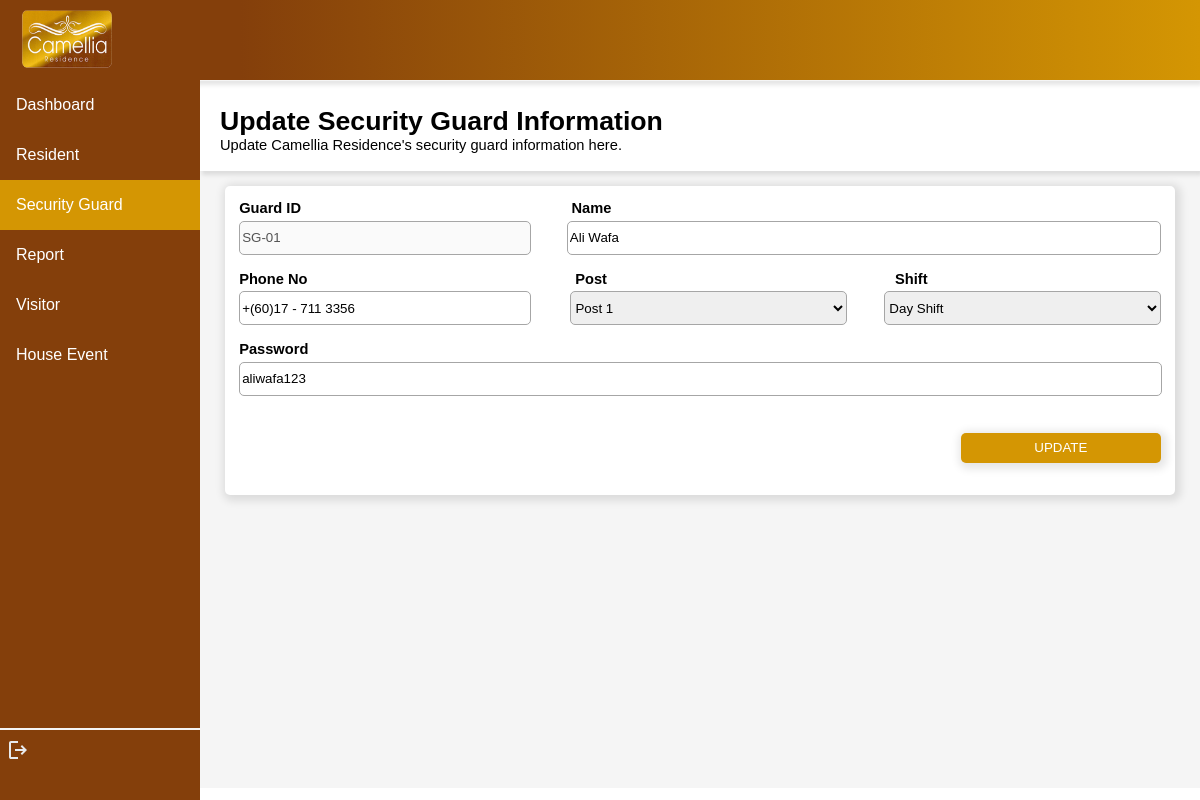
Screenshot of /camelliaresidence/adminguard/updateguard/AD-01/SG-01 with the database file from the repository.
### residentialvisitor/models.py (models this page shows)
class Guard(models.Model):
    guardID = models.CharField(max_length=5, primary_key=True)
    guardName = models.TextField(max_length=255)
    guardPhoneno = models.CharField(max_length=20)
    guardPost = models.CharField(max_length=6, default="Post 1")
    guardShift = models.CharField(max_length=15, default="Day Shift")
    guardPassword = models.CharField(max_length=10)

### residentialvisitor/views.py (the view, shortened to what this page needs)
# urls.py: path('adminguard/updateguard/<str:adminID>/<str:guardID>', views.adminupdate_guard, name='adminupdate_guard'),
def adminupdate_guard(request, adminID, guardID):
    if request.method == "GET":
        myadmin = Admin.objects.get(adminID=adminID)
        myguard = Guard.objects.get(guardID=guardID)
        dict = {
            'myadmin':myadmin,
            'myguard':myguard
        }
        return render(request, 'adminupdate_guard.html', dict)

### residentialvisitor/templates/adminupdate_guard.html (shortened to what this page needs)
<!DOCTYPE html>
<html lang="en">
<head>
</head>
<body>
    {% load static %}
    <header>
        <img src="{% static 'logo.png' %}" alt="" width="90px" height="58px" style="float: left; margin-left: 1%;">
    </header>
    <div class="sidenav">
        <a href="{% url 'admin_dashboard' myadmin.adminID %}" id="page">Dashboard</a>
        <a href="{% url 'admin_resident' myadmin.adminID %}" id="page">Resident</a>
        <a href="{% url 'admin_guard' myadmin.adminID %}" class="active" id="page">Security Guard</a>
        <a href="{% url 'admin_report' myadmin.adminID %}" id="page">Report</a>
        <a href="{% url 'admin_visitor' myadmin.adminID %}" id="page">Visitor</a>
        <a href="{% url 'admin_event' myadmin.adminID %}" id="page">House Event</a>
        <br>
        <hr>
        <a href="{% url 'guard_login' %}" style="margin-left: 3%;"><svg xmlns="http://www.w3.org/2000/svg" height="24px" viewBox="0 -960 960 960" width="24px" fill="#e8eaed"><path d="M200-120q-33 0-56.5-23.5T120-200v-560q0-33 23.5-56.5T200-840h280v80H200v560h280v80H200Zm440-160-55-58 102-102H360v-80h327L585-622l55-58 200 200-200 200Z"/></svg></a>
    </div>
    <div class="content">
        <div id="title">
            <p><span style="font-size: 20pt; font-weight: bold;">Update Security Guard Information<br></span>Update Camellia Residence's security guard information here.</p>
        </div>
        <div style="margin: 1%; justify-content: center; height: max-content;">
            <div class="info" style="height: 290px;">
                <form action="" method="post" style="font-weight: bold; padding: 0.5%;">
                    <span style="margin-right: 28.9%;">Guard ID</span> Name <br>
                    <input type="text" name="guardID" maxlength="5" required style="width: 31%; margin-right: 3.85%;" value="{{myguard.guardID}}" disabled>
                    <input type="text" name="guardName" required style="width: 63.8%; float: right;" value="{{myguard.guardName}}"><br><br>
                    <span style="margin-right: 28.6%;">Phone No</span> <span style="margin-right: 30.8%;">Post</span> Shift <br>
                    <input type="text" name="guardPhoneno" required style="width: 31%; margin-right: 3.85%;" value="{{myguard.guardPhoneno}}">
                    <select name="guardPost" required style="width: 30%; height: 34px;">
                        <option value="{{myguard.guardPost}}">{{myguard.guardPost}}</option>
                    </select>
                    <select name="guardShift" required style="width: 30%; float: right; height: 34px;">
                        <option value="{{myguard.guardShift}}">{{myguard.guardShift}}</option>
                    </select><br><br>
                    Password <br><input type="text" name="guardPassword" maxlength="10" required style="width: 99.5%;" value="{{myguard.guardPassword}}"><br><br><br>
                    <input type="submit" value="UPDATE" id="submitbut">
                </form>
        </div>
    </div>
</body>
</html>

### residentialvisitor/templates/adminupdate_guard.html (style rules this page uses)
body { margin: 0%; top: 0; font-family: Verdana, Geneva, Tahoma, sans-serif; }
header { background-image: linear-gradient(270deg, rgba(212, 150, 3, 1) 0%, rgba(132, 63, 11, 1) 80%); height: 70px; border-bottom: 1px solid whitesmoke; padding-top: 10px; padding-left: 10px; top: 0; position: sticky; background-color: white; box-shadow: 2px 4px 4px rgba(0, 0, 0, 0.1); }
.sidenav { height: 100%; width: 200px; position: fixed; z-index: 1; top: 80px; left: 0; background-color: #843F0B; overflow-x: hidden; }
.sidenav #page { display: block; color: white; padding: 16px; text-decoration: none; }
.sidenav #page.active { background-color: #d49603; color: white; }
div.content { margin-left: 200px; height: 707px; background-color: whitesmoke; font-size: 11pt; }
#title { background-color: white; box-shadow: 2px 4px 4px rgba(0, 0, 0, 0.1); height: 80px; padding-left: 2%; padding-top: 1%; }
.info { background-color: white; box-shadow: 2px 2px 8px 4px rgba(0, 0, 0, 0.1); border-radius: 5px; padding: 1%; margin: 1.5%; }
hr { border: 0.5px solid whitesmoke; margin-top: 330px; }
input,textarea,select:hover { cursor: pointer; }
input,textarea,select { height: 30px; border-radius: 5px; border: 1px solid #a6a6a6; margin-top: 0.5%; }
#submitbut { float: right; width: 200px; height: 30px; border-radius: 5px; box-shadow: 2px 2px 8px 4px rgba(0, 0, 0, 0.1); border: 0; background-color: #d49603; color: white; }

### rows the page displays
Guard: guardID "SG-01", guardName "Ali Wafa", guardPhoneno "+(60)17 - 711 3356", guardPost "Post 1", guardShift "Day Shift", guardPassword "aliwafa123"
